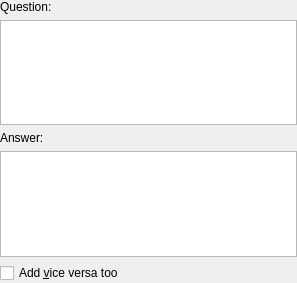
<ui version="4.0" >
 <class>CardTwoSidedWdgt</class>
 <widget class="QWidget" name="CardTwoSidedWdgt" >
  <property name="geometry" >
   <rect>
    <x>0</x>
    <y>0</y>
    <width>297</width>
    <height>283</height>
   </rect>
  </property>
  <layout class="QHBoxLayout" >
   <property name="margin" >
    <number>0</number>
   </property>
   <item>
    <layout class="QVBoxLayout" >
     <item>
      <widget class="QLabel" name="question_label" >
       <property name="maximumSize" >
        <size>
         <width>320</width>
         <height>16777215</height>
        </size>
       </property>
       <property name="text" >
        <string>Question:</string>
       </property>
      </widget>
     </item>
     <item>
      <widget class="QTextEdit" name="question" >
       <property name="tabChangesFocus" >
        <bool>true</bool>
       </property>
       <property name="undoRedoEnabled" >
        <bool>true</bool>
       </property>
       <property name="readOnly" >
        <bool>false</bool>
       </property>
      </widget>
     </item>
     <item>
      <widget class="QLabel" name="answer_label" >
       <property name="text" >
        <string>Answer:</string>
       </property>
      </widget>
     </item>
     <item>
      <widget class="QTextEdit" name="answer" >
       <property name="tabChangesFocus" >
        <bool>true</bool>
       </property>
       <property name="undoRedoEnabled" >
        <bool>true</bool>
       </property>
       <property name="readOnly" >
        <bool>false</bool>
       </property>
      </widget>
     </item>
     <item>
      <widget class="QCheckBox" name="vice_versa" >
       <property name="text" >
        <string>Add &amp;vice versa too</string>
       </property>
      </widget>
     </item>
    </layout>
   </item>
  </layout>
 </widget>
 <resources/>
 <connections/>
</ui>
